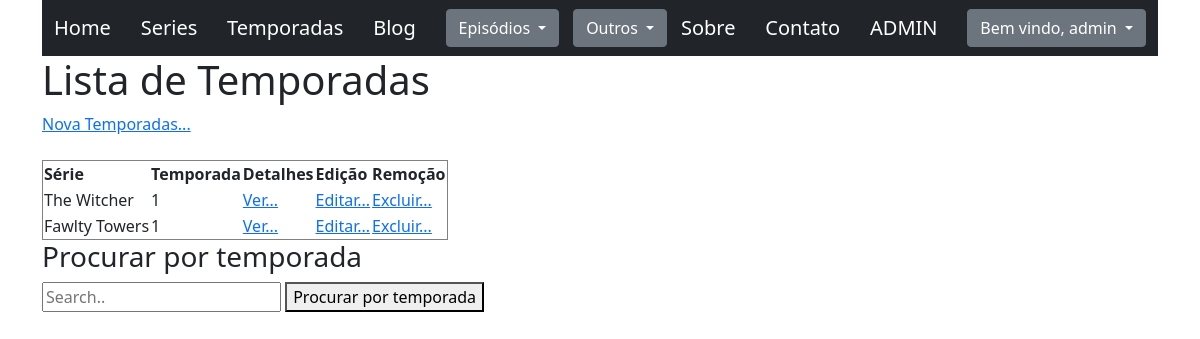
Page /seriados/temporadas/ (signed in) on the earlier database version.
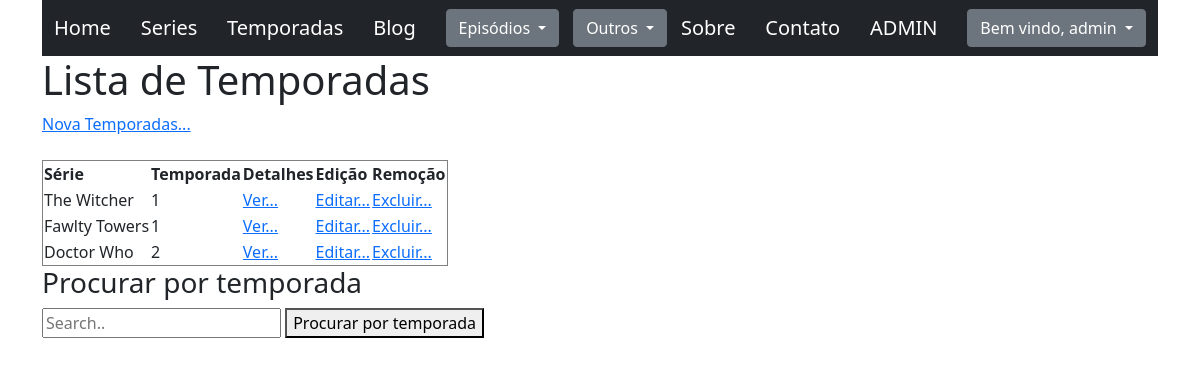
Same page on the later database version.
### seriados/models.py (models this page shows, shortened)
class Temporada(models.Model):
    numero = models.IntegerField(verbose_name="Número")
    serie = models.ForeignKey(Serie, on_delete=models.CASCADE,verbose_name="Série")
    class Meta:
        verbose_name = "Temporada"
        verbose_name_plural = "Temporadas"
    def get_absolute_url(self):
        return reverse("seriados:temporadas_details", kwargs={"pk": self.pk})

class Serie(models.Model):
    nome = models.CharField(max_length=70, verbose_name="Nome")
    class Meta:
        verbose_name = "Série"
        verbose_name_plural = "Séries"

### seriados/views.py (the view, shortened to what this page needs)
# urls.py: path('temporadas/', views.TemporadaListView.as_view(), name='temporadas_list'),
class TemporadaListView(LoginRequiredMixin,PermissionRequiredMixin, ListView):
    permission_required='seriados.view_temporada'
    template_name = 'temporada_list.html'
    model = Temporada
    def get_queryset(self):
        search = self.request.GET.get('search', "")
        q = Q(serie__nome__contains=search)
        qs = super().get_queryset().filter(q)
        return qs

### seriados/templates/temporada_list.html (shortened to what this page needs)
{% extends "base.html" %}
{% block content %}
<h1>Lista de Temporadas</h1>
<td><a href="inserir">Nova Temporadas...</a></td>
<br>
<br>
<table border="1px">
    <tr>
        <th>Série</th>
        <th>Temporada</th>
        <th>Detalhes</th>
        <th>Edição</th>
        <th>Remoção</th>
    </tr>
    {% for object in object_list %}
        <tr>
            <td>{{ object.serie.nome }}</td>
            <td>{{ object.numero }}</td>
            <td><a href="{{ object.get_absolute_url }}">Ver...</a></td>
            <td><a href="{{ object.pk }}/editar">Editar...</a></td>
            <td><a href="{{ object.pk }}/excluir">Excluir...</a></td>
        </tr>
    {% endfor %}
</table>
<h3>Procurar por temporada</h3>
<input id='input_search' type="text" placeholder="Search.."/>
<button id="btn_search">Procurar por temporada</button>
{% endblock %}

Differences in the rows shown:
added Temporada: serie.nome "Doctor Who", numero "2"
